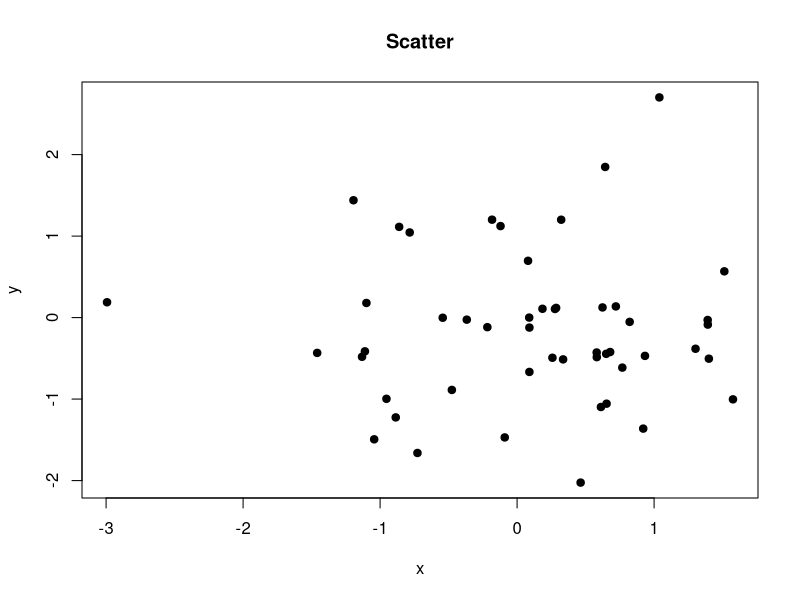
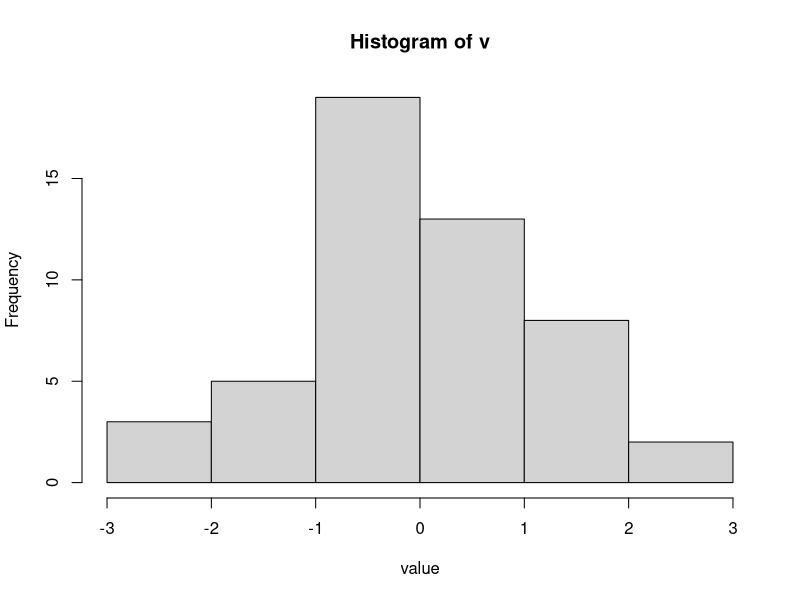
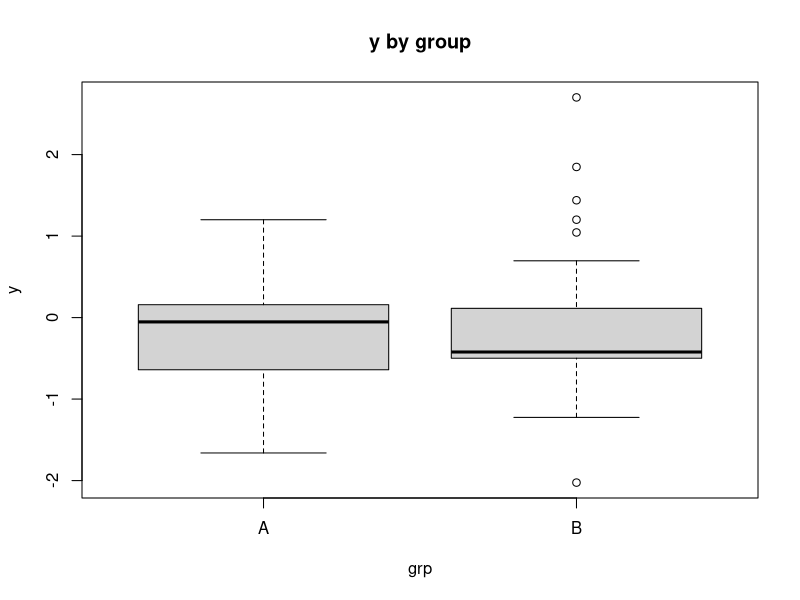
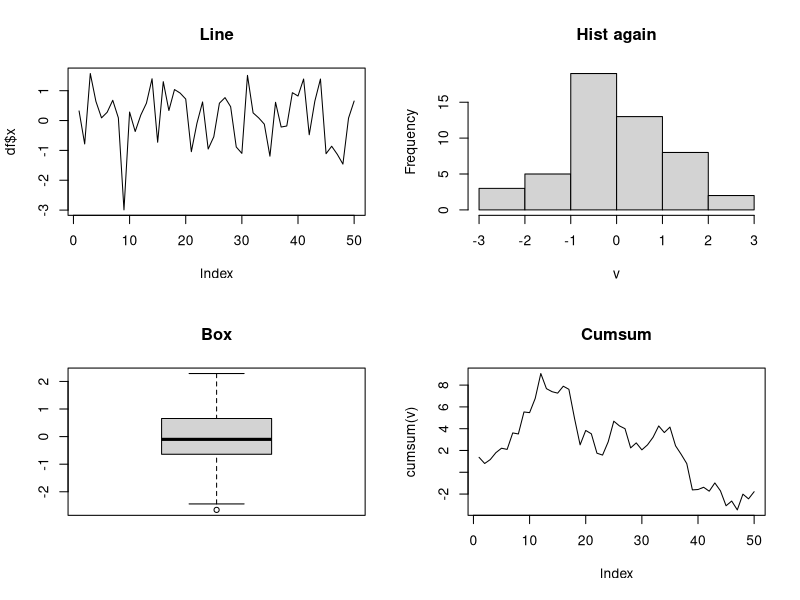
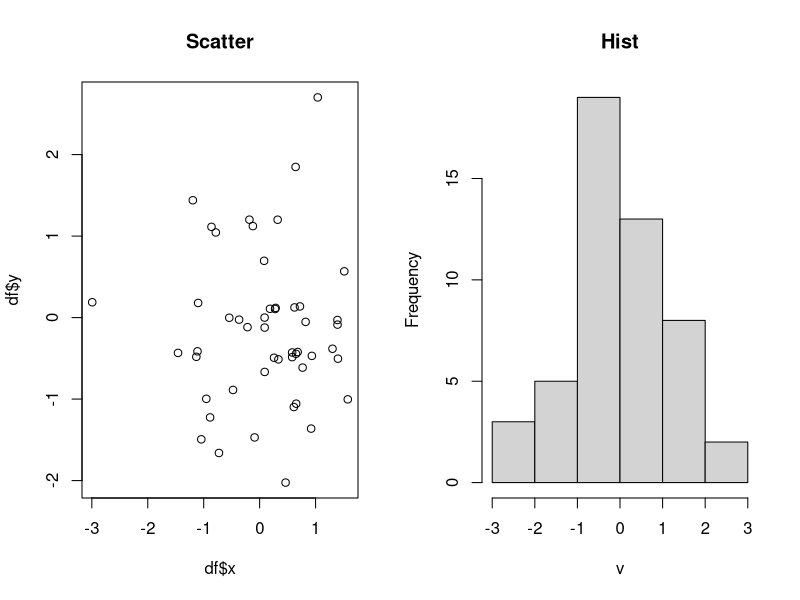

These figures' R source, in order:
# 8_visualization/demo.R --------------------------------------------------

set.seed(42)
v  <- rnorm(50)
df <- data.frame(
  x = rnorm(50),
  y = rnorm(50),
  grp = sample(c("A", "B"), 50, replace = TRUE)
)

plot(df$x, df$y, main = "Scatter", xlab = "x", ylab = "y", pch = 19)
hist(v, main = "Histogram of v", xlab = "value")
boxplot(y ~ grp, data = df, main = "y by group")

par(mfrow = c(2, 2))
plot(df$x, type = "l", main = "Line")
hist(v, main = "Hist again")
boxplot(v, main = "Box")
plot(cumsum(v), type = "l", main = "Cumsum")
par(mfrow = c(1, 1))

png("output/scatter_hist.png", 800, 400)
par(mfrow = c(1, 2))
plot(df$x, df$y, main = "Scatter")
hist(v, main = "Hist")
dev.off()
